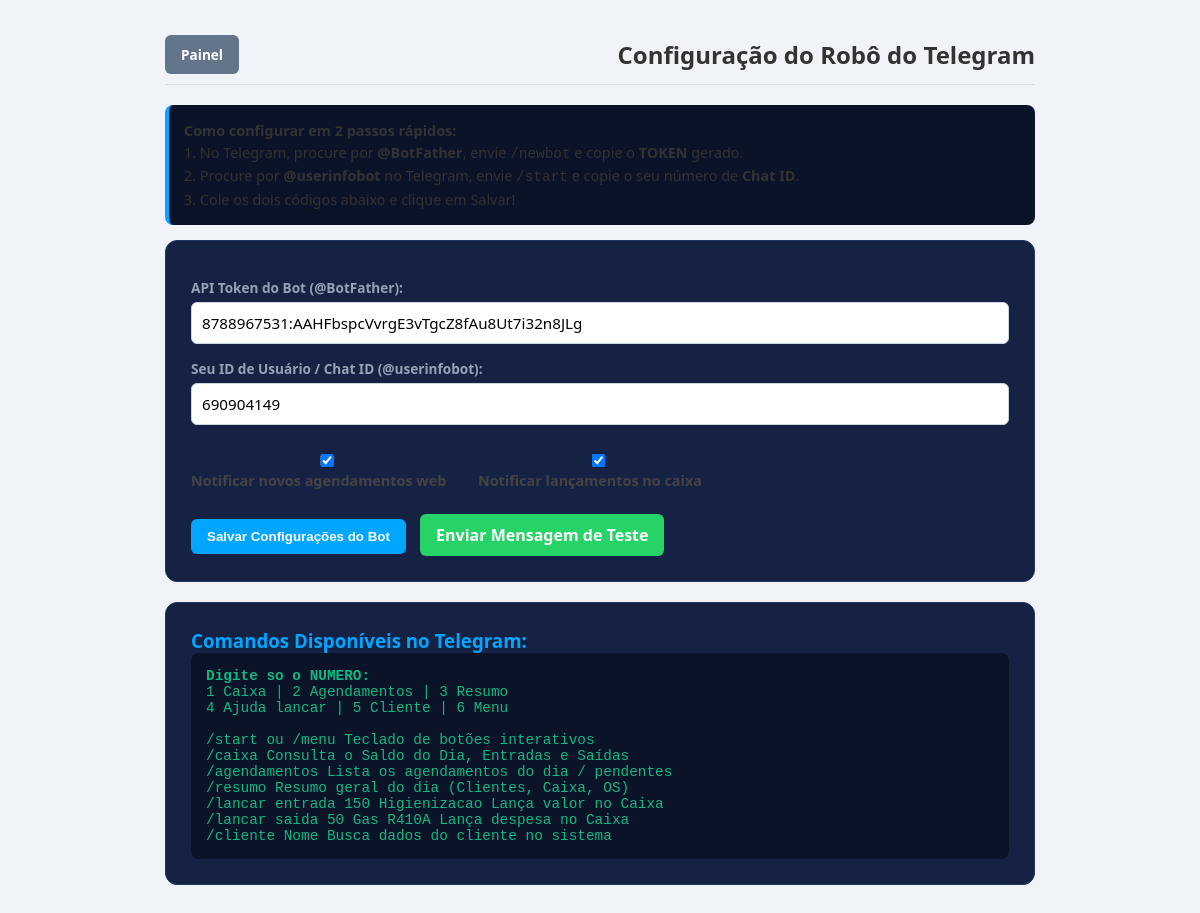
Page /telegram (signed in) on the committed database.
### tables this page shows
CREATE TABLE TelegramConfig (
        id INTEGER PRIMARY KEY CHECK (id = 1),
        bot_token TEXT,
        chat_id TEXT,
        notificar_agendamentos INTEGER DEFAULT 1,
        notificar_caixa INTEGER DEFAULT 1,
        ativo INTEGER DEFAULT 1
    );

### app.py (the view, shortened to what this page needs)
@app.route('/telegram', methods=['GET', 'POST'])
@login_required
def telegram_config_view():
    conn = get_db()
    tg = conn.execute("SELECT * FROM TelegramConfig WHERE id=1").fetchone()
    conn.close()
    return render_template('telegram.html', tg=tg)

### app.py (called while the page is built)
def get_db():
    conn = sqlite3.connect(DB_NAME, timeout=10)
    conn.row_factory = sqlite3.Row
    return conn

@app.context_processor
def inject_globals():
    conn = get_db()
    config = conn.execute("SELECT * FROM Configuracao WHERE id=1").fetchone()
    conn.close()
    return dict(config=config or {}, now=datetime.now())

def login_required(f):
    @wraps(f)
    def decorated_function(*args, **kwargs):
        if 'usuario_id' not in session:
            flash("Por favor, faca login para acessar.", "warning")
            return redirect(url_for('login'))
        return f(*args, **kwargs)
    return decorated_function

### templates/telegram.html (shortened to what this page needs)
<!DOCTYPE html>
<html lang="pt-br">
<head>
<link rel="stylesheet" href="/static/style.css">
</head>
<body>
<div class="hvac-container" style="max-width: 900px;">
  <header class="hvac-header">
    <a href="/painel" class="btn-back"> Painel</a>
    <h2> Configuração do Robô do Telegram</h2>
  </header>
  <div class="step-box">
    <strong> Como configurar em 2 passos rápidos:</strong><br>
    1. No Telegram, procure por <b>@BotFather</b>, envie <code>/newbot</code> e copie o <b>TOKEN</b> gerado.<br>
    2. Procure por <b>@userinfobot</b> no Telegram, envie <code>/start</code> e copie o seu número de <b>Chat ID</b>.<br>
    3. Cole os dois códigos abaixo e clique em Salvar!
  </div>
  <div class="bot-card">
    <form method="POST">
      <div class="form-group" style="margin-bottom: 15px;">
        <label style="color: #94a3b8; font-weight: bold;">API Token do Bot (@BotFather):</label>
        <input class="input-hvac" type="text" name="bot_token" value="{{ tg.bot_token or '' }}" placeholder="Ex: 123456789:ABCdefGhIJKlmNoPQRstuVWXyz" required>
      </div>
      <div class="form-group" style="margin-bottom: 15px;">
        <label style="color: #94a3b8; font-weight: bold;">Seu ID de Usuário / Chat ID (@userinfobot):</label>
        <input class="input-hvac" type="text" name="chat_id" value="{{ tg.chat_id or '' }}" placeholder="Ex: 987654321" required>
      </div>
      <div style="display: flex; gap: 15px; margin-bottom: 20px;">
        <label><input type="checkbox" name="notificar_agendamentos" {% if tg.notificar_agendamentos %}checked{% endif %}>  Notificar novos agendamentos web</label>
        <label><input type="checkbox" name="notificar_caixa" {% if tg.notificar_caixa %}checked{% endif %}>  Notificar lançamentos no caixa</label>
      </div>
      <button type="submit" class="btn-primary-hvac" style="width: auto;"> Salvar Configurações do Bot</button>
      <a href="/telegram/testar" class="btn-primary-hvac" style="width: auto; background: #25D366; text-decoration: none; margin-left: 10px;"> Enviar Mensagem de Teste</a>
    </form>
  </div>
  <div class="bot-card">
    <h3> Comandos Disponíveis no Telegram:</h3>
    <div class="cmd-list"><b>Digite so o NUMERO:</b><br>1 Caixa | 2 Agendamentos | 3 Resumo<br>4 Ajuda lancar | 5 Cliente | 6 Menu<br><br>
      /start ou /menu  Teclado de botões interativos<br>
      /caixa  Consulta o Saldo do Dia, Entradas e Saídas<br>
      /agendamentos  Lista os agendamentos do dia / pendentes<br>
      /resumo  Resumo geral do dia (Clientes, Caixa, OS)<br>
      /lancar entrada 150 Higienizacao  Lança valor no Caixa<br>
      /lancar saida 50 Gas R410A  Lança despesa no Caixa<br>
      /cliente Nome  Busca dados do cliente no sistema
    </div>
  </div>
</div>
</body>
</html>

### static/style.css (style rules this page uses)
body { font-family: 'Segoe UI', Arial, sans-serif; background: #f0f3f8; color: #333; padding-bottom: 40px; }
label { display: block; margin-top: 12px; margin-bottom: 4px; font-weight: 600; font-size: 0.9em; color: #444; }
input, select, textarea { width: 100%; padding: 10px 12px; border: 1px solid #ccd5e0; border-radius: 6px; font-size: 0.95em; outline: none; font-family: inherit; }
.hvac-container { max-width: 900px; margin: 20px auto; padding: 15px; }
.hvac-header { display: flex; align-items: center; justify-content: space-between; margin-bottom: 20px; border-bottom: 1px solid #ddd; padding-bottom: 10px; }
.form-group label { display: block; font-size: 0.85rem; font-weight: bold; margin-bottom: 5px; color: #475569; }
.input-hvac { width: 100%; padding: 10px; border-radius: 6px; border: 1px solid #cbd5e1; box-sizing: border-box; font-size: 0.95rem; }
.btn-primary-hvac, .btn-whatsapp, .btn-back { display: inline-flex; align-items: center; justify-content: center; padding: 10px 16px; border-radius: 6px; font-weight: bold; text-decoration: none; border: none; cursor: pointer; }
.btn-primary-hvac { background: #00A6FF; color: white; }
.btn-back { background: #64748b; color: white; font-size: 0.85rem; }

### templates/telegram.html (style rules this page uses)
.bot-card { background: #152243; border-radius: 12px; padding: 25px; border: 1px solid #223767; color: #fff; margin-bottom: 20px; }
.bot-card h3 { color: #00A6FF; margin-top: 0; }
.step-box { background: #0b1329; padding: 15px; border-radius: 8px; margin-bottom: 15px; border-left: 4px solid #00A6FF; font-size: 0.9rem; line-height: 1.5; }
.cmd-list { background: #0b1329; border-radius: 8px; padding: 15px; font-family: monospace; color: #10b981; font-size: 0.9rem; }

### rows in the picture
TelegramConfig: bot_token "8788967531:AAHFbspcVvrgE3vTgcZ8fAu8Ut7i32n8JLg", chat_id "690904149", notificar_agendamentos "☑", notificar_caixa "☑"
